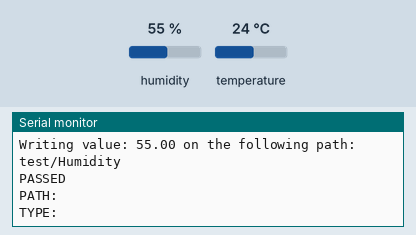
Recording of a program running on a simulated ESP32. Shown: the last lines printed to the serial monitor. The inputs (shaded band) are chosen by the test bench; at power-on: humidity 55 %, temperature 24 °C. WiFi joins after 1.5 s; servers stay silent unless stated.

Above: at 4.2 s.
4.3 s: humidity set to 22 %
5.8 s: temperature set to 12 °C
At 6.16 s:
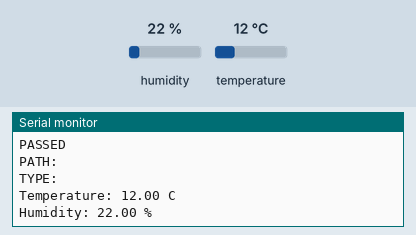
7.3 s: humidity set to 40 %
At 9.16 s:
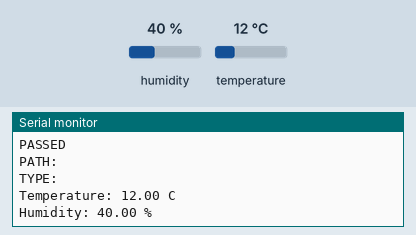
Timing chart, 0 to 10.7 s (numbered marks = the images above; inputs shaded):
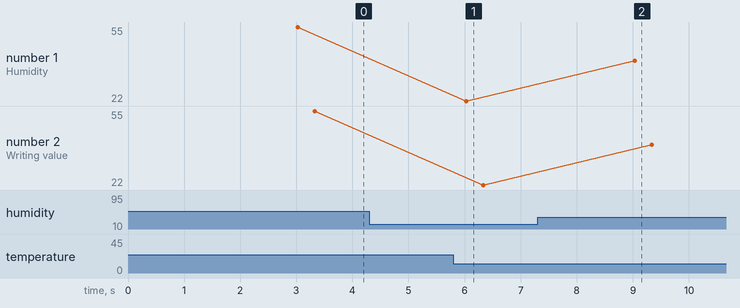

Measured:
- after the input at 5.8 s, the serial monitor: prints a new line after 0.23 s (image 1)
- after the input at 7.3 s, the serial monitor: prints a new line after 1.7 s (image 2)
- plotted number 1: 22 → 40 after the input at 7.3 s
- plotted number 2: 22 → 40 after the input at 7.3 s

The program:

main.cpp
```cpp
#include <Arduino.h>
#include <WiFi.h>
#include <Firebase_ESP_Client.h>
#include <DHT20.h>

//Provide the token generation process info.
#include "addons/TokenHelper.h"
//Provide the RTDB payload printing info and other helper functions.
#include "addons/RTDBHelper.h"

// Insert your network credentials
#define WIFI_SSID "Salvador"
#define WIFI_PASSWORD "candy123"
#define API_KEY "AIzaSyDHcJmpHM6pFtUQfq1X1cd5VB8HyWatCHg" // Insert Firebase project API Key
#define DATABASE_URL "https://bmen-468-default-rtdb.firebaseio.com/" // Insert RTDB URLefine the RTDB URL */

// DHT20 sensor
DHT20 DHT;


// Define Firebase objects
FirebaseData fbdo;
FirebaseAuth auth;
FirebaseConfig config;

// Variable to save USER UID
String uid;

// Variables to save database paths
String tempPath = "test/Temperature";
String humPath = "test/Humidity";

unsigned long sendDataPrevMillis = 0;
int timerDelay = 3000; // 3 seconds between readings
bool signupOK = false;

// Initialize WiFi
void initWiFi() {
  WiFi.begin(WIFI_SSID, WIFI_PASSWORD);
  Serial.print("Connecting to WiFi ..");
  while (WiFi.status() != WL_CONNECTED) {
    Serial.print('.');
    delay(1000);
  }
  Serial.println(WiFi.localIP());
  Serial.println();
}

// Write float values to the database
void sendFloat(String path, float value){
  if (Firebase.RTDB.setFloat(&fbdo, path.c_str(), value)){
    Serial.print("Writing value: ");
    Serial.print (value);
    Serial.print(" on the following path: ");
    Serial.println(path);
    Serial.println("PASSED");
    Serial.println("PATH: " + fbdo.dataPath());
    Serial.println("TYPE: " + fbdo.dataType());
  }
  else {
    Serial.println("FAILED");
    Serial.println("REASON: " + fbdo.errorReason());
  }
}

void setup(){
  Wire.begin();
  DHT.begin(); // Initialize DHT sensor
  Serial.begin(115200);
  initWiFi(); // Initialize Wifi

  /* Assign the api key (required) */
  config.api_key = API_KEY;

  /* Assign the RTDB URL (required) */
  config.database_url = DATABASE_URL;

  /* Sign up */
  if (Firebase.signUp(&config, &auth, "", "")){
    Serial.println("ok");
    signupOK = true;
  }
  else{
    Serial.printf("%s\n", config.signer.signupError.message.c_str());
  }

  /* Assign the callback function for the long running token generation task */
  config.token_status_callback = tokenStatusCallback; //see addons/TokenHelper.h

  Firebase.begin(&config, &auth);
  Firebase.reconnectWiFi(true);
  delay(1000);
  Serial.println("Setup done");
}

float temperature, humidity;

void loop(){
  // Send new readings to database
  if (Firebase.ready() && (millis() - sendDataPrevMillis > timerDelay || sendDataPrevMillis == 0)){
    sendDataPrevMillis = millis();

    // Read from the sensor
    int status = DHT.read();
    temperature = DHT.getTemperature();
    humidity = DHT.getHumidity();

    temperature = floor(temperature * 10) / 10;
    humidity = floor(humidity * 10) / 10;
    Serial.print("Temperature: ");
    Serial.print(temperature);
    Serial.println(" C");
    Serial.print("Humidity: ");
    Serial.print(humidity);
    Serial.println(" %");

    // Send readings to database:
    sendFloat(tempPath, temperature);
    sendFloat(humPath, humidity);
  }
}
```
